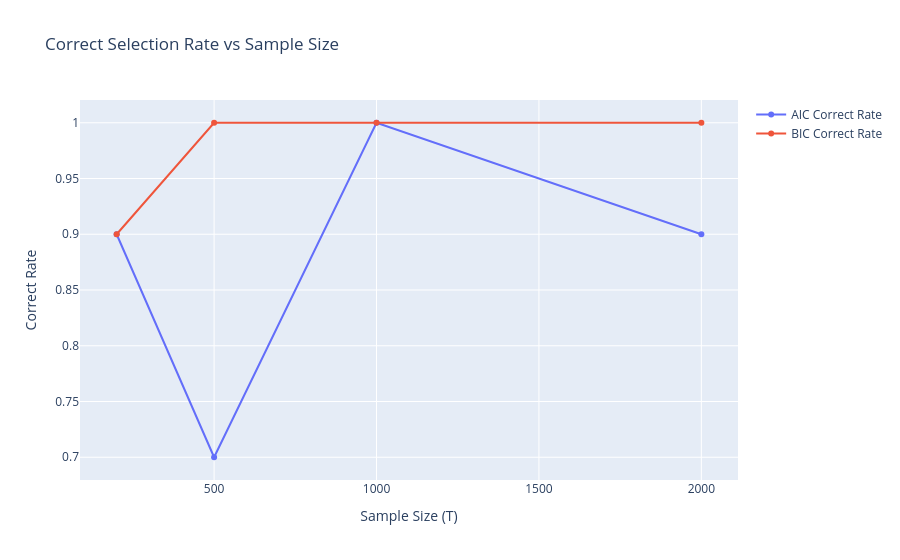

The notebook cell saved with this chart:
### Code cell
# Plot for Sample Size Dependence
fig = go.Figure()
fig.add_trace(go.Scatter(x=order_df['T'], y=order_df['AIC_correct_rate'], mode='lines+markers', name='AIC Correct Rate'))
fig.add_trace(go.Scatter(x=order_df['T'], y=order_df['BIC_correct_rate'], mode='lines+markers', name='BIC Correct Rate'))
fig.update_layout(title='Correct Selection Rate vs Sample Size', xaxis_title='Sample Size (T)', yaxis_title='Correct Rate')
fig.show()

### Figure 1 — Plotly figure (JSON) as saved in the notebook; plotly's stock layout.template omitted (floating-point values rounded to 4 significant figures)
{"data": [{"mode": "lines+markers", "name": "AIC Correct Rate", "type": "scatter", "x": [200, 500, 1000, 2000], "y": [0.9, 0.7, 1, 0.9]}, {"mode": "lines+markers", "name": "BIC Correct Rate", "type": "scatter", "x": [200, 500, 1000, 2000], "y": [0.9, 1, 1, 1]}], "layout": {"title": {"text": "Correct Selection Rate vs Sample Size"}, "xaxis": {"title": {"text": "Sample Size (T)"}}, "yaxis": {"title": {"text": "Correct Rate"}}}}
